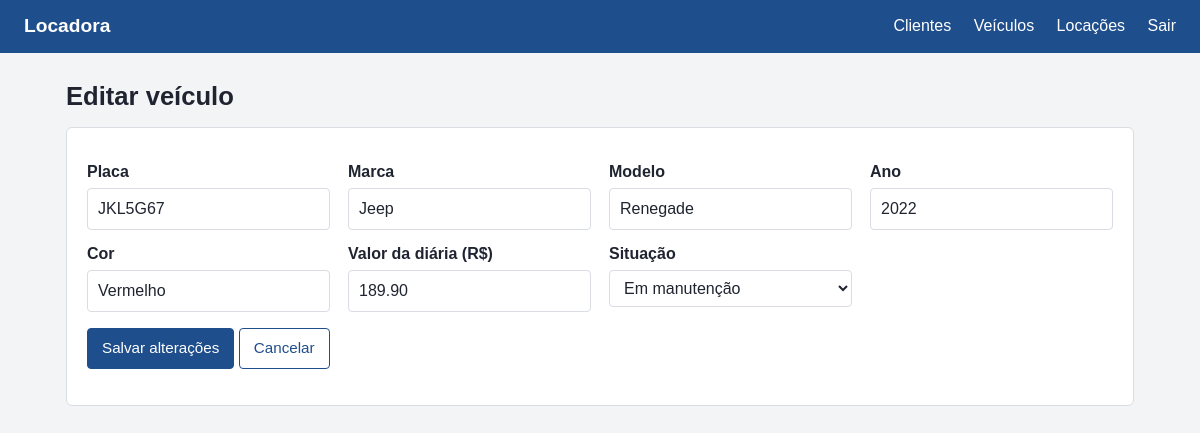
/sistema/veiculo/editar.php?id=5 (signed in), run on the app's committed database.
### tables this page shows
CREATE TABLE veiculo (
    id           INT UNSIGNED NOT NULL AUTO_INCREMENT,
    placa        VARCHAR(7)   NOT NULL,
    marca        VARCHAR(50)  NOT NULL,
    modelo       VARCHAR(60)  NOT NULL,
    ano          SMALLINT UNSIGNED NOT NULL,
    cor          VARCHAR(30)  NOT NULL,
    valor_diaria DECIMAL(10,2) NOT NULL,
    status       ENUM('disponivel','alugado','manutencao') NOT NULL DEFAULT 'disponivel',
    PRIMARY KEY (id),
    UNIQUE KEY uq_veiculo_placa (placa),
    CONSTRAINT ck_veiculo_diaria CHECK (valor_diaria > 0)
);

### sistema/funcoes.php (called while the page is built, shortened)
<?php
function h($texto) {
    return htmlspecialchars((string)$texto, ENT_QUOTES, 'UTF-8');
}
?>

### sistema/veiculo/_form.php (the view, shortened to what this page needs)
<form action="" method="post" class="painel">
    <div class="grade">
        <div>
            <label for="placa">Placa</label>
            <input type="text" id="placa" name="placa" value="<?= h($v['placa']) ?>" placeholder="ABC1D23" maxlength="8" required>
        </div>
        <div>
            <label for="marca">Marca</label>
            <input type="text" id="marca" name="marca" value="<?= h($v['marca']) ?>" maxlength="50" required>
        </div>
        <div>
            <label for="modelo">Modelo</label>
            <input type="text" id="modelo" name="modelo" value="<?= h($v['modelo']) ?>" maxlength="60" required>
        </div>
        <div>
            <label for="ano">Ano</label>
            <input type="number" id="ano" name="ano" value="<?= h($v['ano']) ?>" min="1990" max="<?= (int)date('Y') + 1 ?>" required>
        </div>
        <div>
            <label for="cor">Cor</label>
            <input type="text" id="cor" name="cor" value="<?= h($v['cor']) ?>" maxlength="30" required>
        </div>
        <div>
            <label for="valor_diaria">Valor da diária (R$)</label>
            <input type="text" id="valor_diaria" name="valor_diaria" value="<?= h($v['valor_diaria']) ?>" placeholder="119.90" inputmode="decimal" required>
        </div>
        <div>
            <label for="status">Situação</label>
            <?php if ($statusAtual === 'alugado'): ?>
                <input type="text" id="status" value="Alugado (muda sozinho quando a locação termina)" disabled>
            <?php else: ?>
                <select id="status" name="status">
                    <option value="manutencao" <?= $v['status'] === 'manutencao' ? 'selected' : '' ?>>Em manutenção</option>
                </select>
            <?php endif; ?>
        </div>
    </div>
    <p>
        <button class="btn" type="submit"><?= h($acao) ?></button>
        <a class="btn secundario" href="listar.php">Cancelar</a>
    </p>
</form>

### sistema/estilo.css (style rules this page uses)
:root { --fundo: #f3f4f6; --painel: #ffffff; --texto: #1f2430; --suave: #5b6270; --linha: #d9dce3; --cor: #1f4e8c; --cor-escura: #163a69; --perigo: #b3261e; --ok: #1e7a46; --aviso: #8a5a00; }
* { box-sizing: border-box; }
body { margin: 0; font-family: Arial, Helvetica, sans-serif; background: var(--fundo); color: var(--texto); line-height: 1.5; }
.painel { background: var(--painel); border: 1px solid var(--linha); border-radius: 6px; padding: 20px; }
.btn { display: inline-block; background: var(--cor); color: #fff; border: 1px solid var(--cor); border-radius: 4px; padding: 8px 14px; font: inherit; font-size: .95rem; cursor: pointer; text-decoration: none; }
.btn.secundario { background: #fff; color: var(--cor); }
label { display: block; font-weight: bold; margin: 12px 0 4px; }
input, select { width: 100%; padding: 8px 10px; border: 1px solid var(--linha); border-radius: 4px; font: inherit; background: #fff; color: var(--texto); }
.grade { display: grid; grid-template-columns: repeat(auto-fit, minmax(240px, 1fr)); gap: 0 18px; }

### data on the page
veiculo: placa "JKL5G67", marca "Jeep", modelo "Renegade", ano "2022", cor "Vermelho", valor_diaria "189.90", status "Em manutenção"

### other printed values
$acao "Salvar alterações"
